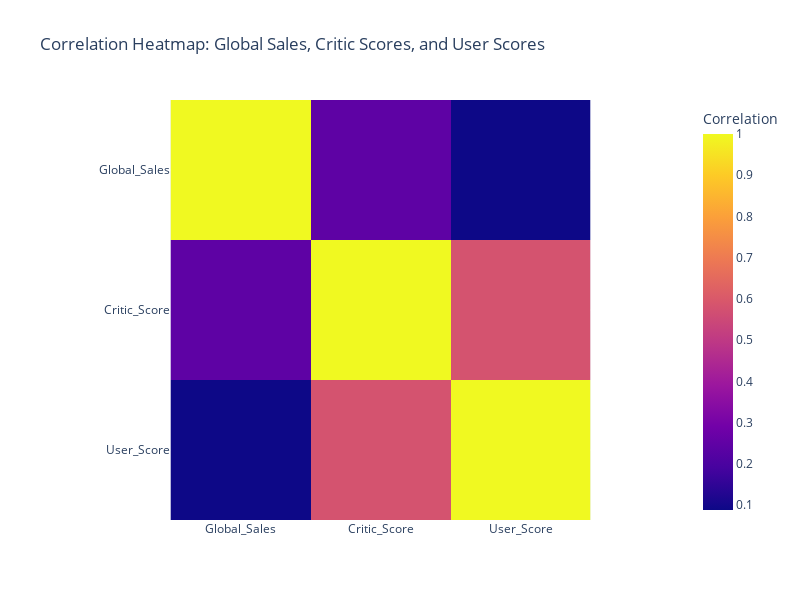

The code cell stored with this chart in its notebook:
### Markdown cell above
Visualize the correlation between global sales, critic scores, and user scores in the
"vgsales" dataset using a heatmap

### Code cell
columns = ['Global_Sales','Critic_Score','User_Score']
vgsales_data_corr = vgsales_data[columns].corr()
fig = px.imshow(vgsales_data_corr,labels=dict(color="Correlation"),
                title='Correlation Heatmap: Global Sales, Critic Scores, and User Scores', width=800, height=600)
fig.show()

### Figure 1 — Plotly figure (JSON) as saved in the notebook; plotly's stock layout.template omitted (floating-point values rounded to 4 significant figures)
{"data": [{"coloraxis": "coloraxis", "hovertemplate": "x: %{x}<br>y: %{y}<br>Correlation: %{z}<extra></extra>", "name": "0", "type": "heatmap", "x": ["Global_Sales", "Critic_Score", "User_Score"], "xaxis": "x", "y": ["Global_Sales", "Critic_Score", "User_Score"], "yaxis": "y", "z": [[1, 0.2455, 0.08814], [0.2455, 1, 0.5809], [0.08814, 0.5809, 1]]}], "layout": {"coloraxis": {"colorbar": {"title": {"text": "Correlation"}}, "colorscale": [[0, "#0d0887"], [0.1111, "#46039f"], [0.2222, "#7201a8"], [0.3333, "#9c179e"], [0.4444, "#bd3786"], [0.5556, "#d8576b"], [0.6667, "#ed7953"], [0.7778, "#fb9f3a"], [0.8889, "#fdca26"], [1, "#f0f921"]]}, "height": 600, "title": {"text": "Correlation Heatmap: Global Sales, Critic Scores, and User Scores"}, "width": 800, "xaxis": {"anchor": "y", "constrain": "domain", "domain": [0, 1], "scaleanchor": "y"}, "yaxis": {"anchor": "x", "autorange": "reversed", "constrain": "domain", "domain": [0, 1]}}}
